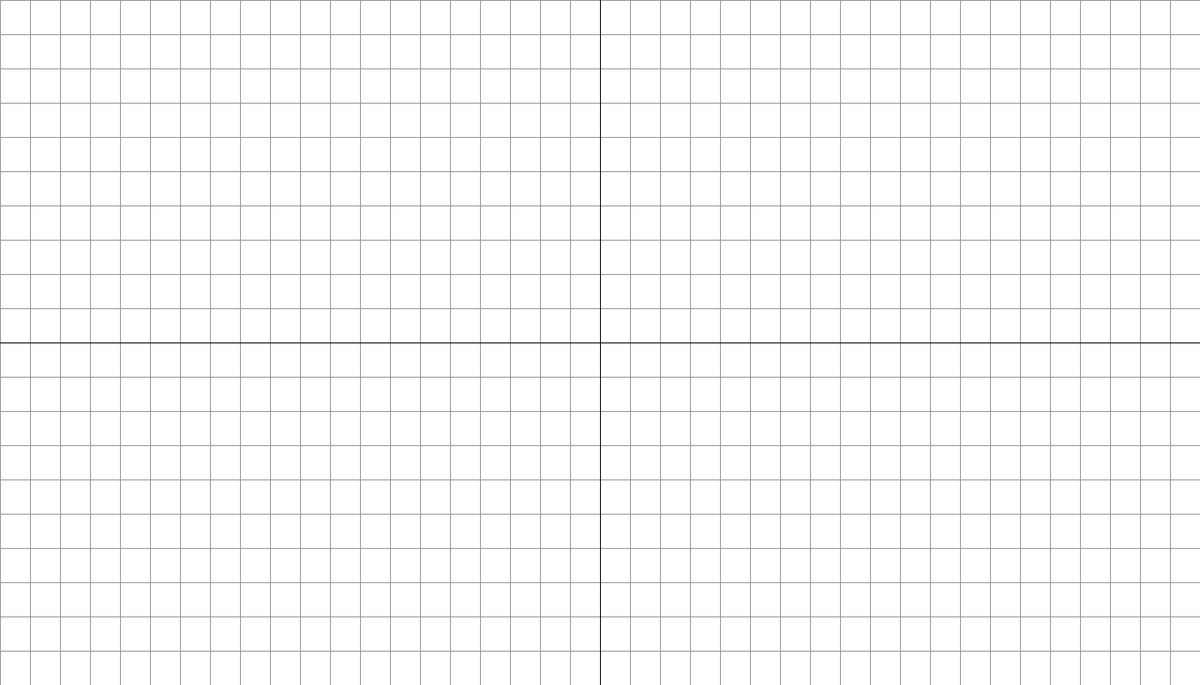
Frame 1 (no input)
Frame 60 (the mouse pressed at the canvas centre just before this capture): identical to frame 1, image omitted
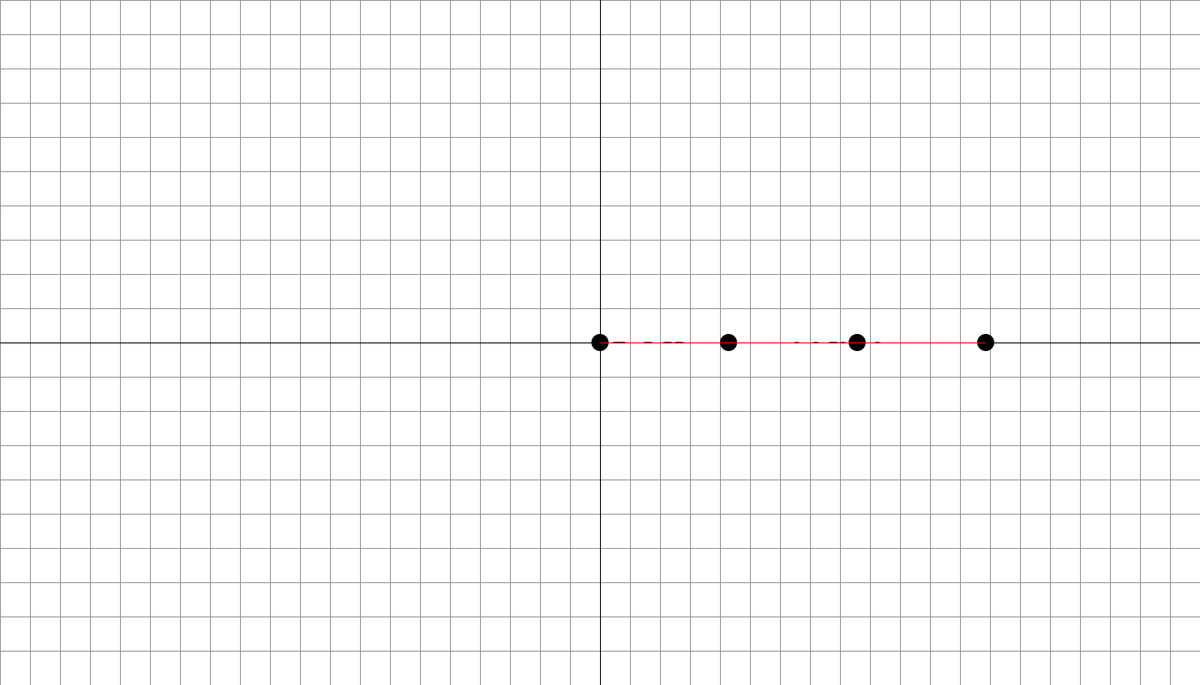
Frame 120 (the mouse held since frame 60 and released just before this capture)

The Processing sketch that drew these frames (run headless with seeded random() and noise(); from frame 60 on, the mouse is pressed at the canvas centre):

// Processing sketch: BezierCurves
// ── BezierCurves.pde
// holds all curves
ArrayList<CurveInstance> curves = new ArrayList<CurveInstance>();

// booleans to hold some movement and mouse states
boolean moving = false;
boolean mouseNotReleased = false;
boolean keyboardInp = false;
boolean keyNotHeld = true;
boolean negative = false;

// index of a moving curve
int targettedCurve;

// override if necessary
int globalSmooth = 100;

// how many grid lines do we want?
int gridX = 40;
int gridY = 20;

// hold inpX and inpY values
int inpX = 0;
int inpY = 0;

// first enter for keyboard input
boolean firstEnter = true;

void setup()
{
  size(1400, 800);
  drawScene();
}

void draw()
{
  checkAndHandleMouse();
}

// check the click, and see if its valid
// move the clicked point if so
void checkAndHandleMouse()
{
  if (mousePressed && !mouseNotReleased)
  {
    mouseNotReleased = true;

    boolean validMove = false;
    if (moving)
    {
      moving = !moving;
    } else
    {
      for (int curve = 0; curve < curves.size(); curve++)
      {
        if (curves.get(curve).startMove())
        {
          if (keyPressed)
            if (key == 'p')
            {
              print("keyboardInp\n");
              keyboardInp = true;
            }
          validMove = true;
          moving = true;
          targettedCurve = curve;
        }
      }
      if (!validMove)
        curves.add(new CurveInstance(new PVector(mouseX, mouseY), globalSmooth));
    }
  }
  if (moving)
  {

    // keyabord management
    if (keyboardInp)
    {
      if (keyPressed && keyNotHeld)
      {
        keyNotHeld = false;
        if (int(key) == 45)
          negative = true;
        if (int(key) >= 48 && int(key) <= 57)
        {
          if (firstEnter)
          {
            inpX *= 10;
            inpX += int(key) - 48;
            print("\n\n\n\n\n\n", inpX);
          } else
          {
            inpY *= 10;
            inpY += int(key) - 48;
            print("\n\n\n\n\n\n", inpY);
          }
        } else if (key == 10)
        {
          print("ENTER PRESSED\n");
          if (firstEnter)
          {
            if (negative)
            {
              inpX = -inpX;
              negative = false;
            }
            firstEnter = false;
          } else
          {
            if (negative)
              inpY = -inpY;
            firstEnter = true;
            curves.get(targettedCurve).movePoint(convScreenSpace(inpX, inpY));
            inpX = 0;
            inpY = 0;
            drawScene();
            keyboardInp = false;
            moving = false;
          }
        }
      }
    } else
    {
      curves.get(targettedCurve).movePoint(new PVector(mouseX, mouseY));
      //  redraw curves
      drawScene();
    }
  }
}

// draw background, grid, and curves
void drawScene()
{
  background(255);
  float stepX = width / gridX;
  float stepY = height / gridY;

  stroke(150);
  strokeWeight(1);

  for (int x = 0; x <= width; x += stepX)
    line(x, 0, x, height);

  for (int y = 0; y <= height; y += stepY)
    line(0, y, width, y);

  stroke(0);
  line(width / 2, 0, width / 2, height);
  line(0, height / 2, width, height / 2);

  for (int curve = 0; curve < curves.size(); curve++)
    curves.get(curve).drawCurve();
}

void mouseReleased()
{
  mouseNotReleased = false;
}

void keyReleased()
{
  keyNotHeld = true;
}

PVector convScreenSpace(int locX, int locY)
{
  float convX = width / gridX;
  float convY = height / gridY;
  float xUnitToPx = locX * convX;
  float yUnitToPx = locY * convY;

  return new PVector(width / 2.0 + xUnitToPx, height / 2.0 - yUnitToPx);
}

// ── CurveInstance.pde
class CurveInstance
{
  // hold curve's three points (only 4 for project)
  PVector[] points = new PVector[4];
  // how separated should they start?
  float separation = 150;
  // how smooth should our curve be?
  int smoothness;
  // circle indicators
  int circleSize = 20;
  // moved point
  int movedPoint;
  
  // constructor lays out curve straight at first
  CurveInstance(PVector startingPos, int _smoothness)
  {
    points[0] = startingPos;
    points[1] = new PVector(points[0].x + separation, points[0].y);
    points[2] = new PVector(points[1].x + separation, points[1].y);
    points[3] = new PVector(points[2].x + separation, points[2].y);

    smoothness = _smoothness;

    fill(0);
    stroke(255, 0, 0);
    drawCurve();
  }

  void movePoint(PVector newLoc)
  {
    points[movedPoint] = newLoc;
  }

  // calculate and draw curve
  void drawCurve()
  {
    // calculate step
    float step = 1.0 / smoothness;
    // parametric, so start at 0
    float t = 0;

    // store prev point and next point, for line drawing
    // floats instead of PVectors so they properly dereference
    float prevPointX;
    float prevPointY;
    float nextPointX = points[0].x;
    float nextPointY = points[0].y;

    // draw circles
    drawCircles();

    // prepare colors for line
    stroke(255, 0, 0);
    strokeWeight(1);

    // step through parametric and draw lines
    while (t + step <= 1)
    {
      t += step;
      prevPointX = nextPointX;
      prevPointY = nextPointY;
      nextPointX = (points[0].x * pow(1 - t, 3)) + (3 * points[1].x * t * pow(1 - t, 2)) + (3 * points[2].x * pow(t, 2) * (1 - t)) + (points[3].x * pow(t, 3));
      nextPointY = (points[0].y * pow(1 - t, 3)) + (3 * points[1].y * t * pow(1 - t, 2)) + (3 * points[2].y * pow(t, 2) * (1 - t)) + (points[3].y * pow(t, 3));

      line(prevPointX, prevPointY, nextPointX, nextPointY);
    }
  }

  void drawCircles()
  {
    for (int point = 0; point < points.length; point++)
    {
      noStroke();
      ellipse(points[point].x, points[point].y, circleSize, circleSize);
    }
  }

  // returns false if not on a dot, initiates move and returns true otherwise
  boolean startMove()
  {
    boolean onCircle = false;

    float pointX;
    float pointY;

    for (int point = 0; point < points.length; point++)
    {
      pointX = points[point].x;
      pointY = points[point].y;

      if (pointX - circleSize / 2.0 < mouseX && mouseX < pointX + circleSize / 2
        && pointY - circleSize / 2.0 < mouseY && mouseY < pointY + circleSize / 2)
      {
        onCircle = true;
        movedPoint = point;
      }
    }
    return onCircle;
  } 

  PVector convScreenSpace(PVector loc)
  {
    float convX = width / gridX;
    float convY = height / gridY;
    float xUnitToPx = loc.x * convX;
    float yUnitToPx = loc.y * convY;
    
    return new PVector(width / 2.0 + xUnitToPx, height / 2.0 - yUnitToPx);
  }
}
